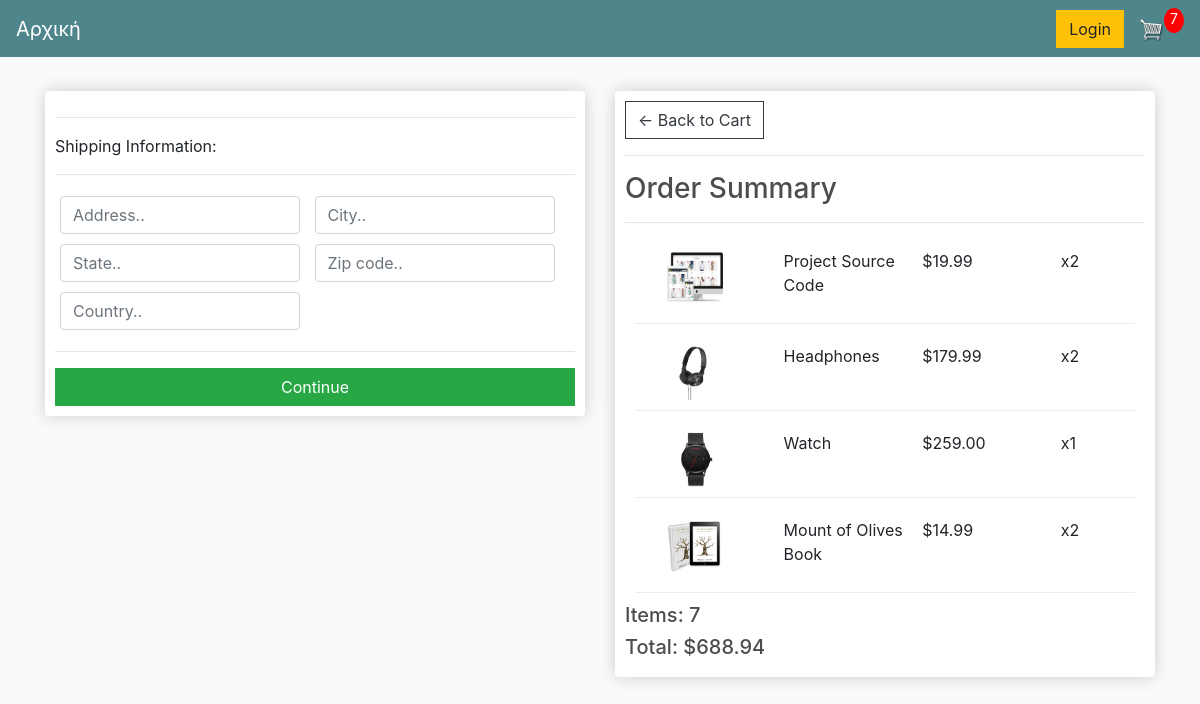
Screenshot of /checkout/ (signed in) with the database file from the repository.
### store/models.py (models this page shows, shortened)
class OrderItem(models.Model):
    product = models.ForeignKey(Product, on_delete=models.SET_NULL, blank=True, null=True)
    order = models.ForeignKey(Order, on_delete=models.SET_NULL, blank=True, null=True)
    quantity = models.IntegerField(default=0, null=True, blank=True)
    date_added = models.DateTimeField(auto_now_add=True)
    @property
    def get_total(self):
        return self.quantity * self.product.price

class Product(models.Model):
    category = models.ForeignKey(Category, on_delete=models.CASCADE, blank=False, null=False)
    name = models.CharField(max_length=200, null=True)
    price = models.DecimalField(max_digits=5, decimal_places=2)
    image = models.ImageField(null=True, blank=True)
    @property
    def imageURL(self):
        try:
            url = self.image.url
        except:
            url = ''
        return url

class Order(models.Model):
    customer = models.ForeignKey(Customer, on_delete=models.SET_NULL, blank=True, null=True)
    date_order = models.DateTimeField(auto_now_add=True)
    complete = models.BooleanField(default=False, null=True, blank=True)
    transaction_id = models.CharField(max_length=200, null=True)
    @property
    def get_cart_total(self):
        orderitems = self.orderitem_set.all()
        return sum([item.get_total for item in orderitems])
    @property
    def get_cart_items(self):
        orderitems = self.orderitem_set.all()
        return sum([item.quantity for item in orderitems])
    @property
    def shipping(self):
        return True

### store/views.py (the view)
# urls.py: path('checkout/', views.checkout, name="checkout"),
def checkout(request):
     data = cartData(request)
     cartItems = data['cartItems']
     order = data['order']
     items = data['items']
     context = {'items': items, 'order': order, 'cartItems': cartItems, 'shipping': False}
     return render(request, 'store/checkout.html', context)

### store/utils.py (called while the page is built)
def cartData(request):
    if request.user.is_authenticated:
        customer = request.user.customer
        order, created = Order.objects.get_or_create(customer=customer, complete=False)
        items = order.orderitem_set.all()
        cartItems = order.get_cart_items
    else:
        cookieData = cookieCart(request)
        cartItems = cookieData['cartItems']
        order = cookieData['order']
        items = cookieData['items']
    return {'cartItems': cartItems, 'order':order, 'items': items}

### store/templates/store/checkout.html (shortened to what this page needs)
{% extends 'store/main.html' %}
{% load static %}
{% block content %}
    <div class="row">
		<div class="col-lg-6">
			<div class="box-element" id="form-wrapper">
				<form id="form">
					<div id="shipping-info">
						<hr>
						<p>Shipping Information:</p>
						<hr>
						<div class="form-field">
							<input class="form-control" type="text" name="address" placeholder="Address..">
						</div>
						<div class="form-field">
							<input class="form-control" type="text" name="city" placeholder="City..">
						</div>
						<div class="form-field">
							<input class="form-control" type="text" name="state" placeholder="State..">
						</div>
						<div class="form-field">
							<input class="form-control" type="text" name="zipcode" placeholder="Zip code..">
						</div>
						<div class="form-field">
							<input class="form-control" type="text" name="country" placeholder="Country..">
						</div>
					</div>
					<hr>
					<input id="form-button" class="btn btn-success btn-block" type="submit" value="Continue">
				</form>
			</div>
			<br>
		</div>
		<div class="col-lg-6 hide-on-sm">
			<div class="box-element">
				<a  class="btn btn-outline-dark" href="{% url 'cart' %}">&#x2190; Back to Cart</a>
				<hr>
				<h3>Order Summary</h3>
				<hr>
				{% for item in items %}
				<div class="cart-row">
					<div style="flex:2"><img class="row-image" src={{item.product.imageURL}}></div>
					<div style="flex:2; margin-left: 10px;"><p>{{item.product.name}}</p></div>
					<div style="flex:2; margin-left: 10px;"><p>${{item.product.price|floatformat:2}}</p></div>
					<div style="flex:1; margin-left: 10px;"><p>x{{item.quantity}}</p></div>
				</div>
				{% endfor %}
				<h5>Items:   {{order.get_cart_items}}</h5>
				<h5>Total:   ${{order.get_cart_total|floatformat:2}}</h5>
			</div>
		</div>
	</div>
{% endblock content %}

### static/css/main.css (style rules this page uses)
body { background-color: hsl(0, 0%, 98%); }
h1,h2,h3,h4,h5,h6 { color:hsl(0, 0%, 30%); }
@media screen and (min-width: 401px) { .hide-on-sm { display: block; } }
.box-element { box-shadow:hsl(0, 0%, 80%) 0 0 16px; background-color: #fff; border-radius: 4px; padding: 10px; }
.col-lg-4, .col-lg-6, .col-lg-8, .col-lg-12 { margin-top: 10px; }
.btn { border-radius: 0; }
.row-image { width: 100px; }
.form-field { width:250px; display: inline-block; padding: 5px; }
.cart-row { display: flex; align-items: flex-stretch; padding: 10px; margin: 10px; border-bottom: 1px solid #ececec; }

### rows the page displays
OrderItem: product.imageURL (picture), product.name "Project Source Code", product.price "19.99", quantity "2"
OrderItem: product.imageURL (picture), product.name "Headphones", product.price "179.99", quantity "2"
OrderItem: product.imageURL (picture), product.name "Watch", product.price "259.00", quantity "1"
OrderItem: product.imageURL (picture), product.name "Mount of Olives Book", product.price "14.99", quantity "2"
Order: get_cart_items "7", get_cart_total "688.94"

### other values shown
{{ cartItems }} "7"
